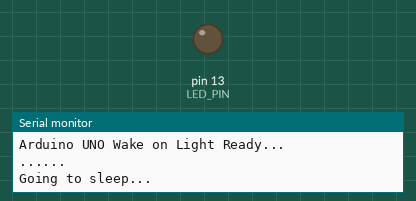
Bench run of a sketch on a simulated Arduino Uno, built with avr-gcc and run on an emulated ATmega328P. On the bench: output pins drawn as LEDs (lit = HIGH), the last lines printed to the serial monitor. Sleep ends after the set time or at an interrupt.

Above: at 1.9 s.
At 7.47 s:
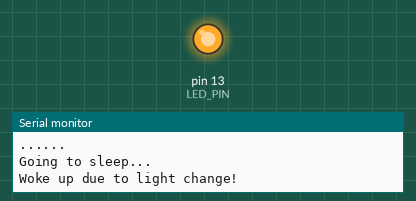
Timing chart, 0 to 9.9 s (numbered marks = the images above):
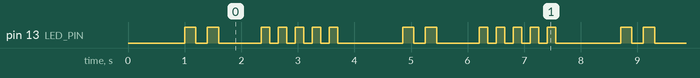

Measured:
- by itself, pin 13 (LED_PIN): repeats every 3.9 s: LOW 0.20 s, HIGH 0.20 s, LOW 0.75 s, 4 × (HIGH 0.15 s, LOW 0.15 s), HIGH 0.15 s, LOW 1.2 s, HIGH 0.20 s
- by itself, everything shown: repeats every 3.9 s, in 14 steps

The sketch:

Theory.ino
```cpp
#include <avr/sleep.h>
#include <avr/power.h>

const byte LDR_DO_PIN = 2;   // External interrupt pin INT0
const byte LED_PIN    = 13;

volatile bool wokeUp = false;

// Interrupt Service Routine
void wakeUpISR() {
  wokeUp = true;
}

void goToSleep() {
  // Make sure interrupt flag is clear
  wokeUp = false;

  // Set sleep mode to deepest sleep
  set_sleep_mode(SLEEP_MODE_PWR_DOWN);
  sleep_enable();

  // Attach interrupt on pin 2
  // For Arduino UNO in POWER-DOWN, LOW is the safest wake source
  attachInterrupt(digitalPinToInterrupt(LDR_DO_PIN), wakeUpISR, LOW);

  // Small delay so serial output finishes
  delay(50);

  // Enter sleep
  sleep_cpu();

  // Code continues here after wake-up
  sleep_disable();

  // Important: detach interrupt after wake-up
  detachInterrupt(digitalPinToInterrupt(LDR_DO_PIN));
}

void setup() {
  Serial.begin(9600);

  pinMode(LED_PIN, OUTPUT);
  pinMode(LDR_DO_PIN, INPUT);   // If module output is open collector, use INPUT_PULLUP instead

  digitalWrite(LED_PIN, LOW);

  Serial.println("Arduino UNO Wake on Light Ready...");
  delay(1000);
}

void loop() {

  Serial.println("......");
  // Blink twice before sleeping
  Serial.println("Going to sleep...");
  for (int i = 0; i < 2; i++) {
    digitalWrite(LED_PIN, HIGH);
    delay(200);
    digitalWrite(LED_PIN, LOW);
    delay(200);
  }

  delay(500);
  goToSleep();

  // After wake-up
  Serial.println("Woke up due to light change!");

  // Indicate wake-up
  for (int i = 0; i < 5; i++) {
    digitalWrite(LED_PIN, HIGH);
    delay(150);
    digitalWrite(LED_PIN, LOW);
    delay(150);
  }

  delay(1000);
}
```
